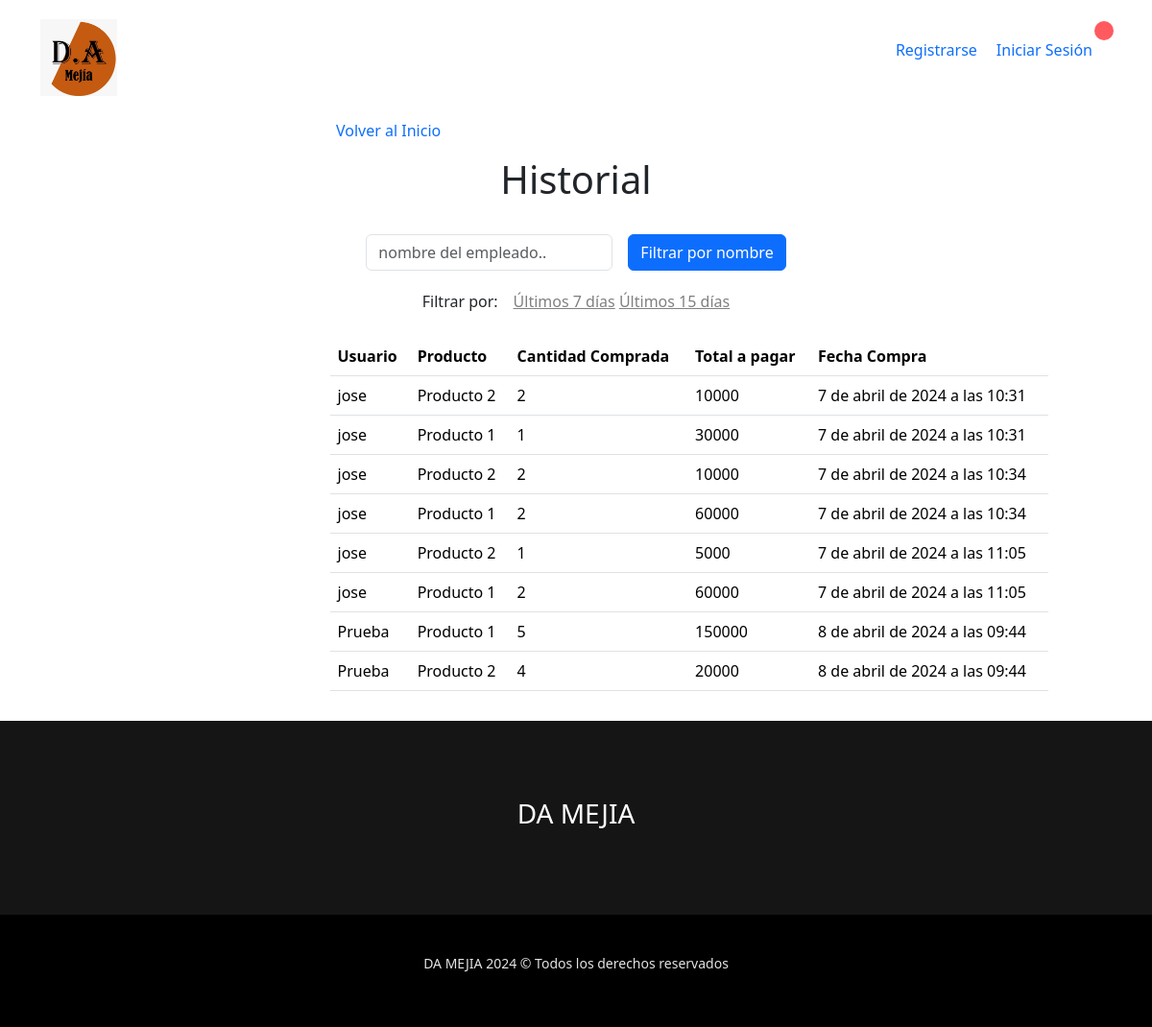
The page /historial/ on the database its author committed.
### tienda/models.py (models this page shows, shortened)
class Factura(models.Model):
    usuario = models.ForeignKey(User, on_delete=models.CASCADE)
    producto=models.ForeignKey(Producto, on_delete=models.CASCADE)
    cantidad = models.IntegerField(default=1,null=False,blank=False)
    fecha_compra = models.DateTimeField(auto_now_add=True)

class Producto(models.Model):
    nombre = models.CharField(max_length=120,null=False,blank=False)
    precio = models.IntegerField(null=False,blank=False)
    cantidad = models.IntegerField(null=False,blank=False)
    categoria = models.ForeignKey(Categoria,on_delete=models.CASCADE)
    imagen = models.ImageField(upload_to="producto", null=False,blank=False)
    creado = models.DateTimeField(auto_now_add=True)
    actualizado = models.DateTimeField(auto_now=True)

### proyectowebapp/views.py (the view)
# urls.py: path('historial/',views.registros,name="Historial"),
def registros(request):
    nombre_usuario = request.GET.get('nombre_usuario')
    ultimos_7_dias = request.GET.get('ultimos_7_dias')
    ultimos_15_dias = request.GET.get('ultimos_15_dias')
    fecha_actual = datetime.now().date()
    fecha_inicio_7_dias = fecha_actual - timedelta(days=7)
    fecha_inicio_15_dias = fecha_actual - timedelta(days=15)
    historial = Factura.objects.all()
    if nombre_usuario:
        historial = historial.filter(usuario__username__icontains=nombre_usuario)
    if ultimos_7_dias:
        historial = historial.filter(fecha_compra__gte=fecha_inicio_7_dias, fecha_compra__lte=fecha_actual)
    if ultimos_15_dias:
        historial = historial.filter(fecha_compra__gte=fecha_inicio_15_dias, fecha_compra__lte=fecha_actual)
    return render(request, 'proyectowebapp/historial.html', {'historial': historial})

### carrito/context_processor.py (called while the page is built)
def importe_total_carro(request):
    total=0
    if request.user.is_authenticated:
        if 'carro' in request.session:
            for key, value in request.session["carro"].items():
                total=total+int(value["precio"])
    else:
        total="Debes hacer login"
    return {"importe_total_carro":total}

### proyectowebapp/templatetags/historial_tags.py (called while the page is built)
@register.filter
def multiplica(value, arg):
    return value * arg

### proyectowebapp/templates/proyectowebapp/historial.html (shortened to what this page needs)
{% extends 'proyectowebapp/base.html' %}
{% load static %}
{% load historial_tags %}
{% block styles %}
<link rel="stylesheet" href="{% static 'css/historial.css' %}">
{% endblock %}
{% block content %}
    <span class="enloace">
        <a class="inicio" href="{% url 'Home' %}">Volver al Inicio</a>
    </span>
    <div class="titulo">
        <h1>Historial</h1>
    </div>
    <div class="container">
        <form method="get" class="d-flex justify-content-center">
            <div class="col-auto mx-2">
                <input class="form-control" placeholder="nombre del empleado.." type="text" aria-label="default input example" name="nombre_usuario" value="{{ request.GET.nombre_empleado }}">
            </div>
            <div class="col-auto mx-2">
                <button type="submit" class="btn btn-primary">Filtrar por nombre</button>
            </div>
        </form>
    </div>
    <div class="container">
        <form method="get" class="d-flex justify-content-center">
            <div class="col-auto mx-2">
                <label>Filtrar por:</label>
            </div>
            <div class="col-auto mx-2">
                <button type="submit" name="ultimos_7_dias" value="true" class="filtrar">Últimos 7 días</button>
                <button type="submit" name="ultimos_15_dias" value="true" class="filtrar">Últimos 15 días</button>
            </div>
        </form>
    </div>
    <div class="resultados">
        <table class="table">
            <thead>
            <tr>
                <th scope="col">Usuario</th>
                <th scope="col">Producto</th>
                <th scope="col">Cantidad Comprada</th>
                <th scope="col">Total a pagar</th>
                <th scope="col">Fecha Compra</th>
            </tr>
            </thead>
            <tbody>
                {% for historia in historial %}
                <tr>
                    <td>{{ historia.usuario.username }}</td>
                    <td>{{ historia.producto.nombre }}</td>
                    <td>{{ historia.cantidad }}</td>
                    <td>{{ historia.cantidad|multiplica:historia.producto.precio }}</td>
                    <td>{{ historia.fecha_compra }}</td>
                </tr>
            {% empty %}
                <tr>
                    <td colspan="5">Sin compras.</td>
                </tr>
            {% endfor %}
            </tbody>
        </table>
    </div>
{% endblock %}

### proyectowebapp/static/css/base.css (style rules this page uses)
:root { --color-principal: #FF5A5F; --color-primary-hover:#d64246; --color-verde:#04A75B; --color-negro: #444A47; --color-fondo: #F7F9FD; --color-footer: #151515; }
* { padding: 0px; margin: 0; }
body { font-family: 'Poppins', sans-serif; }
.hm-wrapper, body { min-height: 100%; }
a { text-decoration: none; }
.btn-primary { background: var(--color-principal); color: #fff; border-radius: 25px; text-align: center; }

### proyectowebapp/static/css/historial.css (style rules this page uses)
* { margin: 0; padding: 0; }
.titulo { display: flex; justify-content: center; padding: 15px; }
.container form { padding: 10px 20px; }
.filtrar { border: none; background-color: white; text-decoration: underline; color: gray; }
.resultados { display: flex; justify-content: center; margin: 15px; margin-left: 250px; }
.table { width: 80%; }
.enloace { display: flex; padding-left: 350px; padding-top: 20px; }
a { text-decoration: none; }

### rows shown on the page
Factura: usuario.username "jose", producto.nombre "Producto 2", cantidad "2", cantidad|multiplica "10000", fecha_compra "7 de abril de 2024 a las 10:31"
Factura: usuario.username "jose", producto.nombre "Producto 1", cantidad "1", cantidad|multiplica "30000", fecha_compra "7 de abril de 2024 a las 10:31"
Factura: usuario.username "jose", producto.nombre "Producto 2", cantidad "2", cantidad|multiplica "10000", fecha_compra "7 de abril de 2024 a las 10:34"
Factura: usuario.username "jose", producto.nombre "Producto 1", cantidad "2", cantidad|multiplica "60000", fecha_compra "7 de abril de 2024 a las 10:34"
Factura: usuario.username "jose", producto.nombre "Producto 2", cantidad "1", cantidad|multiplica "5000", fecha_compra "7 de abril de 2024 a las 11:05"
Factura: usuario.username "jose", producto.nombre "Producto 1", cantidad "2", cantidad|multiplica "60000", fecha_compra "7 de abril de 2024 a las 11:05"
Factura: usuario.username "Prueba", producto.nombre "Producto 1", cantidad "5", cantidad|multiplica "150000", fecha_compra "8 de abril de 2024 a las 09:44"
Factura: usuario.username "Prueba", producto.nombre "Producto 2", cantidad "4", cantidad|multiplica "20000", fecha_compra "8 de abril de 2024 a las 09:44"
